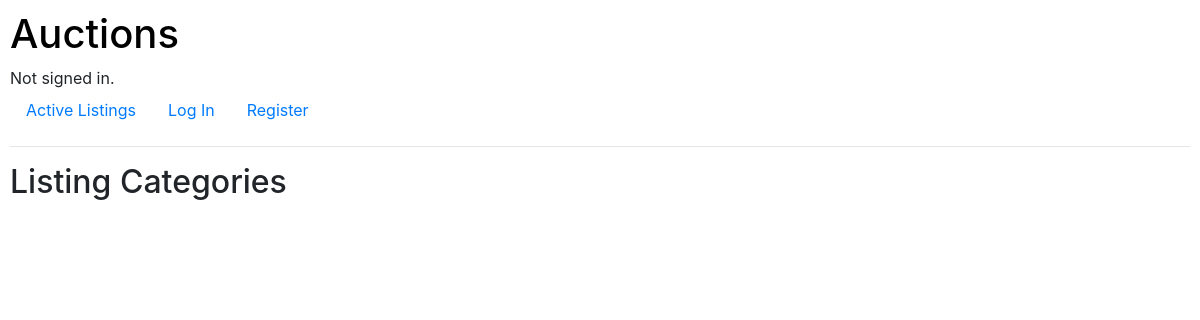
Page /categories on the earlier database version.
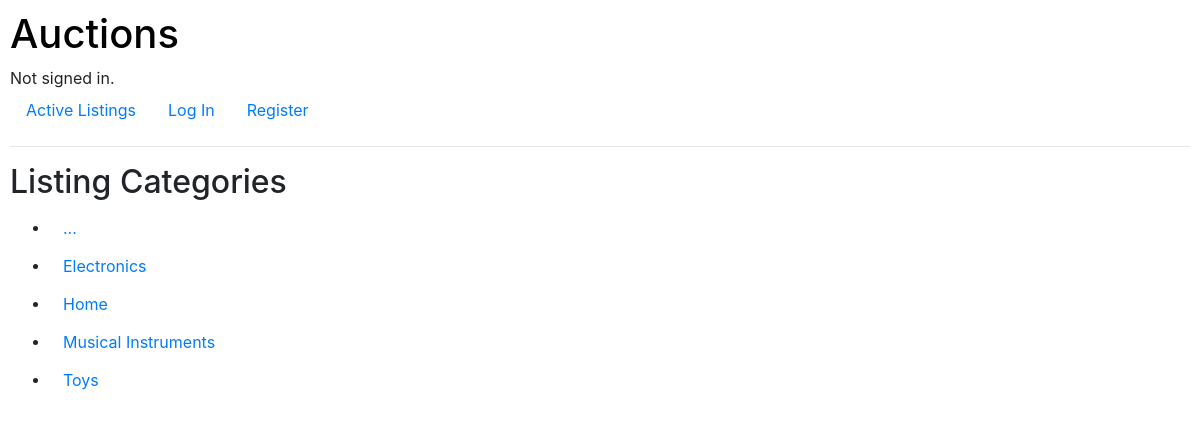
Same page on the later database version.
### auctions/models.py (models this page shows)
class Category(models.Model):
    categoryName = models.CharField(max_length=64)
    def __str__(self):
        return self.categoryName

### auctions/views.py (the view, shortened to what this page needs)
# urls.py: path("categories", views.categories, name="categories"),
def categories(request):
    if request.method == "GET":
        categories = Category.objects.all()
        return render(request, "auctions/categories.html", {
            "categories": categories,
        })

### auctions/templates/auctions/categories.html (shortened to what this page needs)
{% extends "auctions/layout.html" %}
{% block body %}
    <h2>Listing Categories</h2>
    <form action="{% url 'auctions:categories' %}" method="POST">
        <ul>
            {% for category in categories %}
                <li>
                    <button type="submit" name="selected_category" value="{{ category.id }}" class="btn btn-link">{{ category }}</button>
                </li>
            {% endfor %}
        </ul>
    </form>
{% endblock %}

### auctions/templates/auctions/layout.html (shortened to what this page needs)
{% load static %}
<!DOCTYPE html>
<html lang="en">
    <head>
        <link rel="stylesheet" href="https://stackpath.bootstrapcdn.com/bootstrap/4.4.1/css/bootstrap.min.css">
        <link href="{% static 'auctions/styles.css' %}" rel="stylesheet">
    </head>
    <body>
        <h1><a href="{% url 'auctions:index' %}" style="color: black; text-decoration: none;">Auctions</h1></a>
        <div>
            {% if user.is_authenticated %}
                Signed in as <strong>{{ user.username }}</strong>
            {% else %}
                Not signed in.
            {% endif %}
        </div>
        <ul class="nav">
            <li class="nav-item">
                <a class="nav-link" href="{% url 'auctions:index' %}">Active Listings</a>
            </li>
            {% if user.is_authenticated %}
                <li class="nav-item">
                    <a class="nav-link" href="{% url 'auctions:create_listing' %}">Create New Listing</a>
                </li>
                <li class="nav-item">
                    <a class="nav-link" href="{% url 'auctions:watchlist' %}">Watchlist</a>
                </li>
                <li class="nav-item">
                    <a class="nav-link" href="{% url 'auctions:logout' %}">Log Out</a>
                </li>
            {% else %}
                <li class="nav-item">
                    <a class="nav-link" href="{% url 'auctions:login' %}">Log In</a>
                </li>
                <li class="nav-item">
                    <a class="nav-link" href="{% url 'auctions:register' %}">Register</a>
                </li>
            {% endif %}
        </ul>
        <hr>
        {% block body %}
        {% endblock %}
    </body>
</html>

### auctions/static/auctions/styles.css (style rules this page uses)
body { padding: 10px; }

Differences in the rows shown:
added Category: {{ category.id }} 6 (drawn), categoryName "..."
added Category: {{ category.id }} 7 (drawn), categoryName "Electronics"
added Category: {{ category.id }} 8 (drawn), categoryName "Home"
added Category: {{ category.id }} 9 (drawn), categoryName "Musical Instruments"
added Category: {{ category.id }} 10 (drawn), categoryName "Toys"
